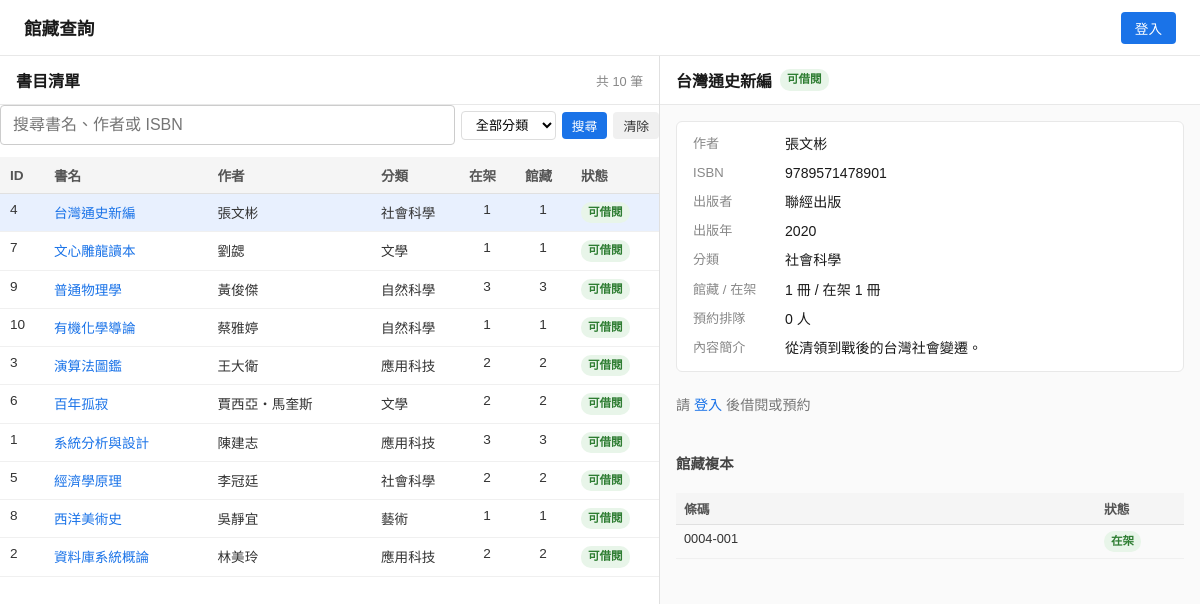
Page /books/?id=4&page=1&category=all on the committed database.
### tables this page shows
CREATE TABLE books (
            id           INTEGER PRIMARY KEY AUTOINCREMENT,
            isbn         TEXT    NOT NULL,
            title        TEXT    NOT NULL,
            author       TEXT    NOT NULL,
            publisher    TEXT,
            publish_year INTEGER,
            category     TEXT    NOT NULL DEFAULT 'other',
            description  TEXT,
            book_status  TEXT    NOT NULL DEFAULT 'available',
            created_at   TEXT    NOT NULL DEFAULT (datetime('now')),
            updated_at   TEXT    NOT NULL DEFAULT (datetime('now')),
            is_deleted   INTEGER NOT NULL DEFAULT 0
        );

CREATE TABLE book_copies (
            id           INTEGER PRIMARY KEY AUTOINCREMENT,
            book_id      INTEGER NOT NULL,
            copy_barcode TEXT    NOT NULL,
            copy_status  TEXT    NOT NULL DEFAULT 'available',
            created_at   TEXT    NOT NULL DEFAULT (datetime('now')),
            updated_at   TEXT    NOT NULL DEFAULT (datetime('now')),
            is_deleted   INTEGER NOT NULL DEFAULT 0
        );

### blueprints/books/__init__.py (the view)
@books_bp.route('/', strict_slashes=False)
def index():
    user     = _current_user()
    page     = request.args.get('page', 1, type=int) or 1
    book_id  = request.args.get('id', type=int)
    keyword  = request.args.get('q', '').strip()
    category = request.args.get('category', 'all')
    if category not in CATEGORY_LABELS and category != 'all':
        category = 'all'
    books, total = db.list_books(page, _PAGE_SIZE, keyword or None, category)
    total_pages  = max(1, (total + _PAGE_SIZE - 1) // _PAGE_SIZE)
    selected     = None
    copies       = []
    waiting      = 0
    my_loan      = None
    my_reserve   = None
    loan_history = []
    if book_id:
        selected = db.get_book(book_id)
    if selected:
        copies  = db.list_copies(selected['id'])
        waiting = db.count_waiting_reservations(selected['id'])
        if user:
            my_loan    = db.find_active_loan(selected['id'], user['id'])
            my_reserve = db.find_active_reservation(selected['id'], user['id'])
        if _is_admin(user):
            loan_history = db.list_book_loan_history(selected['id'])
    return render_template(
        'books/index.html',
        user=user,
        books=books,
        total=total,
        page=page,
        total_pages=total_pages,
        keyword=keyword,
        category=category,
        selected=selected,
        copies=copies,
        waiting=waiting,
        my_loan=my_loan,
        my_reserve=my_reserve,
        loan_history=loan_history,
        category_labels=CATEGORY_LABELS,
        book_status_labels=BOOK_STATUS_LABELS,
        copy_status_labels=COPY_STATUS_LABELS,
        assignable_copy_status=_ASSIGNABLE_COPY_STATUS,
    )

### blueprints/books/__init__.py (called while the page is built)
def _current_user():
    if 'user_id' not in session:
        return None
    user = db.find_user_by_id(session['user_id'])
    if not _is_usable(user):
        session.clear()
        return None
    return user

def _is_admin(user):
    return user is not None and user['role'] == 0

### db/books.py (called while the page is built)
def get_book(book_id):
    conn = _get_conn()
    row  = conn.execute(
        f'SELECT {_BOOK_COLUMNS} FROM books b WHERE b.id = ? AND b.is_deleted = 0',
        (book_id,),
    ).fetchone()
    conn.close()
    return row

def list_copies(book_id):
    conn = _get_conn()
    rows = conn.execute(
        """SELECT id, book_id, copy_barcode, copy_status, created_at, updated_at
           FROM book_copies
           WHERE book_id = ? AND is_deleted = 0
           ORDER BY copy_barcode ASC""",
        (book_id,),
    ).fetchall()
    conn.close()
    return rows

### db/connection.py (called while the page is built)
def _get_conn():
    from db import DB_PATH
    conn = sqlite3.connect(DB_PATH)
    conn.row_factory = sqlite3.Row
    conn.execute("PRAGMA journal_mode=WAL")
    return conn

### db/reservations.py (called while the page is built)
def count_waiting_reservations(book_id):
    conn = _get_conn()
    n = conn.execute(
        """SELECT COUNT(*) FROM reservations
           WHERE book_id = ? AND is_deleted = 0
             AND reservation_status IN ('waiting', 'ready')""",
        (book_id,),
    ).fetchone()[0]
    conn.close()
    return n

### templates/books/index.html (shortened to what this page needs)
{% extends "base.html" %}
{% block head %}
<link rel="stylesheet" href="{{ url_for('static', filename='books.css') }}">
{% endblock %}
{% block body %}
<div class="book-layout">
  <div class="book-topbar">
    <span class="book-topbar-title">館藏查詢</span>
    <div class="book-topbar-nav">
      {% if user %}
        <a href="{{ url_for('hub.home') }}" class="book-nav-link">返回首頁</a>
        <a href="{{ url_for('loans.my_loans') }}" class="book-nav-link">我的借閱</a>
        <a href="{{ url_for('reservations.my_reservations') }}" class="book-nav-link">我的預約</a>
        {% if user['role'] == 0 %}
          <a href="{{ url_for('loans.admin_loans') }}" class="book-nav-link">借閱管理</a>
        {% endif %}
        <span class="book-nav-user">{{ user['name'] or user['display_name'] or user['email'] }}</span>
        <a href="{{ url_for('auth.logout') }}" class="book-btn book-btn-danger">登出</a>
      {% else %}
        <a href="{{ url_for('auth.login_page') }}" class="book-btn book-btn-primary">登入</a>
      {% endif %}
    </div>
  </div>
  <div class="book-content">
    <div class="book-left">
      <div class="book-panel-header">
        <h2>書目清單</h2>
        <div class="book-panel-actions">
          <span class="book-total">共 {{ total }} 筆</span>
        </div>
      </div>
      <form method="get" action="{{ url_for('books.index') }}" class="book-search-form">
        <input type="text" name="q" value="{{ keyword }}" class="book-search-input"
               placeholder="搜尋書名、作者或 ISBN">
        <select name="category" class="book-search-select">
          <option value="all" {{ 'selected' if category == 'all' }}>全部分類</option>
        </select>
        <button type="submit" class="book-btn book-btn-primary book-btn-sm">搜尋</button>
        <a href="{{ url_for('books.index') }}" class="book-btn book-btn-secondary book-btn-sm">清除</a>
      </form>
      <div class="book-table-wrap">
        <div class="book-table-wrap-inner">
          <table class="book-table">
            <thead>
              <tr>
                <th class="col-id">ID</th>
                <th>書名</th>
                <th>作者</th>
                <th class="col-status">分類</th>
                <th class="col-qty">在架</th>
                <th class="col-qty">館藏</th>
                <th class="col-status">狀態</th>
              </tr>
            </thead>
            <tbody>
              {% for b in books %}
              <tr class="{{ 'book-row-selected' if selected and selected['id'] == b['id'] else '' }}">
                <td>{{ b['id'] }}</td>
                <td>
                  <a href="{{ url_for('books.index', id=b['id'], page=page, q=keyword or none, category=category) }}"
                     class="book-title-link">{{ b['title'] }}</a>
                </td>
                <td>{{ b['author'] }}</td>
                <td>{{ category_labels.get(b['category'], b['category']) }}</td>
                <td class="book-qty-cell">{{ b['available_copies'] }}</td>
                <td class="book-qty-cell">{{ b['total_copies'] }}</td>
                <td>
                  <span class="book-badge book-badge-{{ b['book_status'] }}">
                    {{ book_status_labels.get(b['book_status'], b['book_status']) }}
                  </span>
                </td>
              </tr>
              {% else %}
              <tr><td colspan="7" class="book-empty">查無符合條件的書目</td></tr>
              {% endfor %}
            </tbody>
          </table>
        </div>
      </div>
    </div>
    <div class="book-right">
      {% if selected %}
        <div class="book-panel-header">
          <div class="book-detail-title-wrap">
            <h2>{{ selected['title'] }}</h2>
            <span class="book-badge book-badge-lg book-badge-{{ selected['book_status'] }}">
              {{ book_status_labels.get(selected['book_status'], selected['book_status']) }}
            </span>
          </div>
        </div>
        <div class="book-detail-scroll">
          <div class="book-info-grid">
            <div class="book-info-row">
              <span class="book-info-label">作者</span>
              <span class="book-info-value">{{ selected['author'] }}</span>
            </div>
            <div class="book-info-row">
              <span class="book-info-label">ISBN</span>
              <span class="book-info-value">{{ selected['isbn'] }}</span>
            </div>
            <div class="book-info-row">
              <span class="book-info-label">出版者</span>
              <span class="book-info-value">{{ selected['publisher'] or '—' }}</span>
            </div>
            <div class="book-info-row">
              <span class="book-info-label">出版年</span>
              <span class="book-info-value">{{ selected['publish_year'] or '—' }}</span>
            </div>
            <div class="book-info-row">
              <span class="book-info-label">分類</span>
              <span class="book-info-value">
                {{ category_labels.get(selected['category'], selected['category']) }}
              </span>
            </div>
            <div class="book-info-row">
              <span class="book-info-label">館藏 / 在架</span>
              <span class="book-info-value">
                {{ selected['total_copies'] }} 冊 / 在架 {{ selected['available_copies'] }} 冊
              </span>
            </div>
            <div class="book-info-row">
              <span class="book-info-label">預約排隊</span>
              <span class="book-info-value">{{ waiting }} 人</span>
            </div>
            {% if selected['description'] %}
            <div class="book-info-row">
              <span class="book-info-label">內容簡介</span>
              <span class="book-info-value">{{ selected['description'] }}</span>
            </div>
            {% endif %}
          </div>
          <div class="book-borrow-action">
            {% if not user %}
              <span class="book-borrow-hint">
                請 <a href="{{ url_for('auth.login_page') }}">登入</a> 後借閱或預約
              </span>
            {% elif my_loan %}
              <span class="book-borrow-hint">您已借閱此書</span>
              <a href="{{ url_for('loans.loan_detail', loan_id=my_loan['id']) }}"
                 class="book-btn book-btn-secondary">查看借閱紀錄</a>
            {% elif selected['book_status'] != 'available' %}
              <span class="book-borrow-hint">此書目前暫停借閱</span>
            {% elif selected['available_copies'] > 0 %}
              <form method="post" action="{{ url_for('loans.borrow', book_id=selected['id']) }}"
                    class="book-inline-form">
                <button type="submit" class="book-btn book-btn-primary">借閱這本書</button>
              </form>
            {% elif my_reserve %}
              <span class="book-borrow-hint">
                您已預約此書（{{ '可取書' if my_reserve['reservation_status'] == 'ready' else '等待中' }}）
              </span>
              <a href="{{ url_for('reservations.my_reservations') }}"
                 class="book-btn book-btn-secondary">查看我的預約</a>
            {% endif %}
          </div>
          <p class="book-section-title">館藏複本</p>
          <table class="book-table book-table-sm">
            <thead>
              <tr>
                <th>條碼</th>
                <th class="col-status">狀態</th>
              </tr>
            </thead>
            <tbody>
              {% for c in copies %}
              <tr>
                <td>{{ c['copy_barcode'] }}</td>
                <td>
                  <span class="book-badge book-badge-{{ c['copy_status'] }}">
                    {{ copy_status_labels.get(c['copy_status'], c['copy_status']) }}
                  </span>
                </td>
              </tr>
              {% else %}
              <tr><td colspan="3" class="book-empty">此書目尚無複本</td></tr>
              {% endfor %}
            </tbody>
          </table>
        </div>
      {% else %}
        <div class="book-placeholder">← 點選左側書名以查看詳細資訊</div>
      {% endif %}
    </div>
  </div>
</div>
{% endblock %}

### static/common.css (style rules this page uses)
:root { --btn-primary-bg: #1a73e8; --btn-primary-hover: #1557b0; --btn-secondary-bg: #f0f0f0; --btn-secondary-color: #333; --btn-secondary-hover: #e0e0e0; --btn-danger-bg: #e53935; --btn-danger-hover: #c62828; --btn-action-bg: #f5f5f5; --btn-action-border: #ccc; --btn-action-color: #333; --btn-action-hover: #e8e8e8; --btn-action-danger-border: #e57373; --btn-action-danger-bg: #fff; --btn-action-danger-color: #c62828; --btn-action-danger-hover: #ffebee; }

### static/login.css (style rules this page uses)
* { box-sizing: border-box; margin: 0; padding: 0; }
body { font-family: Arial, sans-serif; background-color: #f0f2f5; display: flex; justify-content: center; align-items: center; min-height: 100vh; }
h2 { font-size: 1.25rem; margin-bottom: 28px; text-align: center; color: #1a1a1a; }
input[type="email"], input[type="password"], input[type="text"] { width: 100%; padding: 10px 12px; font-size: 1rem; border: 1px solid #ccc; border-radius: 4px; outline: none; transition: border-color 0.2s; }

### rows in the picture
books: id "4", title "台灣通史新編", author "張文彬", get "社會科學", available_copies "1", total_copies "1", get "可借閱", isbn "9789571478901", publisher "聯經出版", publish_year "2020", description "從清領到戰後的台灣社會變遷。"
books: id "7", title "文心雕龍讀本", author "劉勰", get "文學", available_copies "1", total_copies "1", get "可借閱"
books: id "9", title "普通物理學", author "黃俊傑", get "自然科學", available_copies "3", total_copies "3", get "可借閱"
books: id "10", title "有機化學導論", author "蔡雅婷", get "自然科學", available_copies "1", total_copies "1", get "可借閱"
books: id "3", title "演算法圖鑑", author "王大衛", get "應用科技", available_copies "2", total_copies "2", get "可借閱"
books: id "6", title "百年孤寂", author "賈西亞・馬奎斯", get "文學", available_copies "2", total_copies "2", get "可借閱"
books: id "1", title "系統分析與設計", author "陳建志", get "應用科技", available_copies "3", total_copies "3", get "可借閱"
books: id "5", title "經濟學原理", author "李冠廷", get "社會科學", available_copies "2", total_copies "2", get "可借閱"
books: id "8", title "西洋美術史", author "吳靜宜", get "藝術", available_copies "1", total_copies "1", get "可借閱"
books: id "2", title "資料庫系統概論", author "林美玲", get "應用科技", available_copies "2", total_copies "2", get "可借閱"
book_copies: copy_barcode "0004-001", get "在架"

### other values in the picture
{{ total }} "10"
{{ selected['total_copies'] }} "1"
{{ selected['available_copies'] }} "1"
{{ waiting }} "0"
